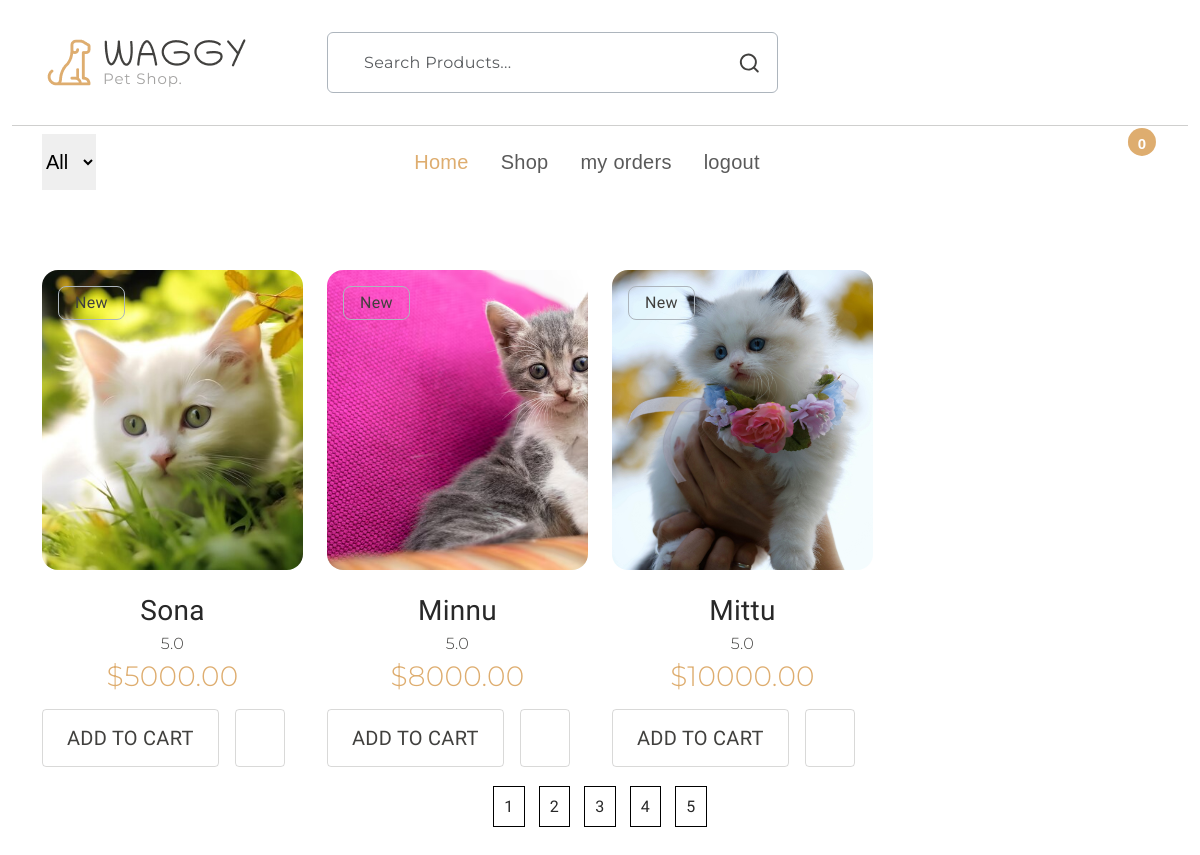
Page /allpets/ (signed in) on the committed database.
### shop/models.py (models this page shows, shortened)
class Pet(models.Model):
    CATEGORY = models.ForeignKey(PetCategory, on_delete=models.CASCADE)
    name = models.CharField(max_length=100)
    image = models.ImageField(upload_to='pet_images/',default='pet_images/default.jpg')
    description = models.TextField()
    breed = models.CharField(max_length=100)
    price = models.DecimalField(max_digits=10, decimal_places=2)
    age = models.PositiveIntegerField()
    size = models.CharField(max_length=50)

### shop/views.py (the view)
# urls.py: path('allpets/',views.allpets,name='allpets'),
def allpets(request):
    cart_items = cart_item(request)
    category_req = request.GET.get('category')
    category = PetCategory.objects.all()
    try:
        qry = request.GET['q']
        if qry:
            pets = Pet.objects.filter(Q(name__icontains=qry) | Q(description__icontains=qry)).order_by('-id')
        else:
            if category_req:
                pets = Pet.objects.filter(CATEGORY__id=category_req).order_by('-id')
            else:
                pets = Pet.objects.all().order_by('-id')
    except KeyError:
        if category_req:
                pets = Pet.objects.filter(CATEGORY__id=category_req).order_by('-id')
        else:
            pets = Pet.objects.all().order_by('-id')
    paginator = Paginator(pets,3)
    page_number = request.GET.get("page")
    page_obj = paginator.get_page(page_number)
    return render(request,"allpets.html", {"page_obj": page_obj, "cart_items": cart_items,"categories": category})

### shop/views.py (called while the page is built)
def cart_item(request):
    c_id = cart_id(request)
    cart, created = Cart.objects.get_or_create(cart_id=c_id)
    cart_items = CartItem.objects.filter(CART=cart)
    return cart_items

def cart_id(request):
    cart_id = request.session.session_key
    if not cart_id:
        cart_id = request.session.create()
        cart_id = request.session.session_key
    return cart_id

### templates/allpets.html (shortened to what this page needs)
{% extends 'base.html' %}
{% block content %}
{% load static %}
 <section id="clothing" class="my-5 overflow-hidden">
    <div class="container pb-5">
      <div class="section-header d-md-flex justify-content-between align-items-center mb-3">
      </div>
      <div class="products-carousel">
        <div class="row">
          {% for pet in page_obj %}
          <div style="text-align: center;" class="col-12 col-md-6 col-lg-3 mb-4">
            <div class="z-1 position-absolute rounded-3 m-3 px-3 border border-dark-subtle">
              New
            </div>
            <div class="card position-relative">
              <a href="{% url 'detailes' pet.id %}"><img src="{{ pet.image.url }}" class="img-fluid rounded-4" alt="image" style="width: 300px; height: 300px; object-fit: cover;" ></a>
              <div class="card-body p-0">
                <a href="{% url 'detailes' pet.id %}">
                  <h3 class="card-title pt-4 m-0">{{ pet.name }}</h3>
                </a>
                <div class="card-text">
                  <span class="rating secondary-font">
                    5.0</span>
                  <h3 class="secondary-font text-primary">${{ pet.price }}</h3>
                  <div class="d-flex flex-wrap mt-3">
                    <a href="{% url 'add_to_cart' pet.id %}" class="btn-cart me-3 px-4 pt-3 pb-3">
                      <h5 class="text-uppercase m-0">Add to Cart</h5>
                    </a>
                    <a href="#" class="btn-wishlist px-4 pt-3 ">
                    </a>
                  </div>
                </div>
              </div>
            </div>
          </div>
          {% endfor %}
        </div>
      </div>
      <div style="text-align: center;">
  {% for i in page_obj.paginator.page_range %}
    <a href="?page={{ i }}" style="border: 1px solid black; padding: 10px; margin: 5px;">{{ i }}</a>
  {% endfor %}
</div>
    </div>
  </section>
{% endblock %}

### static/style.css (style rules this page uses)
:root { --header-height: 160px; --header-height-min: 80px; }
:root { --accent-color: #DEAD6F; --dark-color: #222222; --light-dark-color: #727272; --light-color: #fff; --grey-color: #dbdbdb; --light-grey-color: #fafafa; --primary-color: #6995B1; --light-primary-color: #eef1f3; }
:root { --body-font: 'Chilanka', cursive; --heading-font: 'Chilanka', cursive; --secondary-font: 'Montserrat', sans-serif; }
body { --bs-link-color: #333; --bs-link-hover-color: #333; --bs-link-color-rgb: 40, 40, 40; --bs-link-hover-color-rgb: 0, 0, 0; --bs-light-rgb: 248, 248, 248; --bs-font-sans-serif: 'Chilanka', cursive; --bs-body-font-family: var(--bs-font-sans-serif); --bs-body-font-size: 1rem; --bs-body-font-weight: 400; --bs-body-line-height: 2; --bs-body-color: #41403E; --bs-primary: #DEAD6F; --bs-primary-rgb: 222, 173, 111; --bs-primary-bg-subtle: #FFF9EB; --bs-border-color: #F7F7F7; --bs-secondary-rgb: 230, 243, 251; --bs-success-rgb: 238, 245, 228; --bs-danger-rgb: 249, 235, 231; --bs-warning-rgb: 255, 249, 235; --bs-info-rgb: 230, 243, 250; }
body { letter-spacing: 0.01625rem; }
h1, h2, h3, h4, h5, h6 { font-family: var(--heading-font); color: var(--bs-body-color); font-weight: 400; text-transform: capitalize; }
a { text-decoration: none; }
.secondary-font { font-family: var(--secondary-font); font-weight: 300; }
.card { --bs-card-inner-border-radius: none; --bs-card-bg: transparent; background-color: transparent; border: none; }
a.btn-cart { border-radius: 0.25rem; border: 1px solid rgba(65, 64, 62, 0.20); }
a.btn-wishlist { border-radius: 0.25rem; border: 1px solid rgba(65, 64, 62, 0.20); }

### rows in the picture
Pet: image (picture), name "Sona", price "5000.00"
Pet: image (picture), name "Minnu", price "8000.00"
Pet: image (picture), name "Mittu", price "10000.00"

### other values in the picture
{{ cart_items|length }} "0"
{{ i }} "1" "2" "3" "4" "5"
